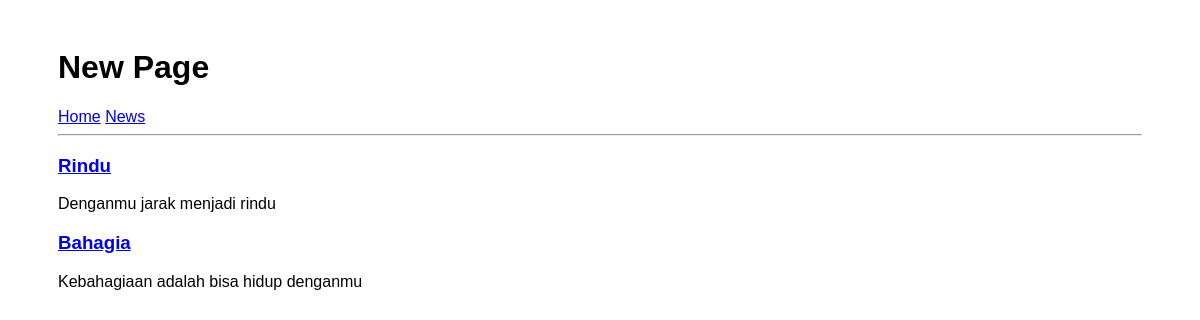
Before: /news/ with the older database file.
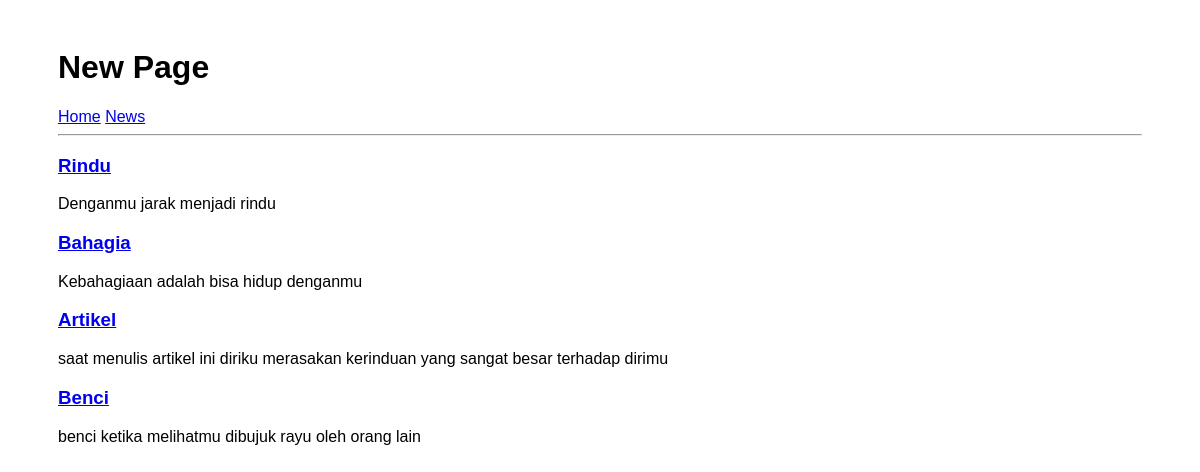
After: the same page with the newer database file.
### news/models.py (models this page shows, shortened)
class News(models.Model):
	title = models.CharField(max_length = 100)
	desc = models.TextField()
	created_at = models.DateTimeField(auto_now_add = True)

### news/views.py (the view)
# urls.py: path('', views.index, name='index'),
def index(request):
	news = News.objects.all()
	return render(request, 'news/index.html', {'news': news})

### news/templates/news/index.html
{% extends 'base.html' %}
{% block title %}
	New Page
{% endblock %}
{% block content %}
	{% for new in news %}
		<h3>
			<a href="/news/{{ new.id }}">{{ new.title }}</a>
		</h3>
		<p>{{ new.desc }}</p>
	{% endfor %}
{% endblock %}

### templates/base.html (shortened to what this page needs)
{% load static from staticfiles %}
<!DOCTYPE html>
<html>
<head>
	<link rel="stylesheet" type="text/css" href="{% static 'css/style.css' %}">
</head>
<body>
	<h1>{% block title %}{% endblock %}</h1>
	<nav>
		<a href="/">Home</a>
		<a href="{% url 'news:index' %}">News</a>
	</nav>
	<hr>
	{% block content %}{% endblock %}
</body>
</html>

### assets/css/style.css (style rules this page uses)
html body { font-family: 'Arial', sans-serif; padding: 20px 50px; }

Changed rows visible on the page:
added News: title "Artikel", desc "saat menulis artikel ini diriku merasakan kerinduan yang sangat besar terhadap dirimu"
added News: title "Benci", desc "benci ketika melihatmu dibujuk rayu oleh orang lain"
